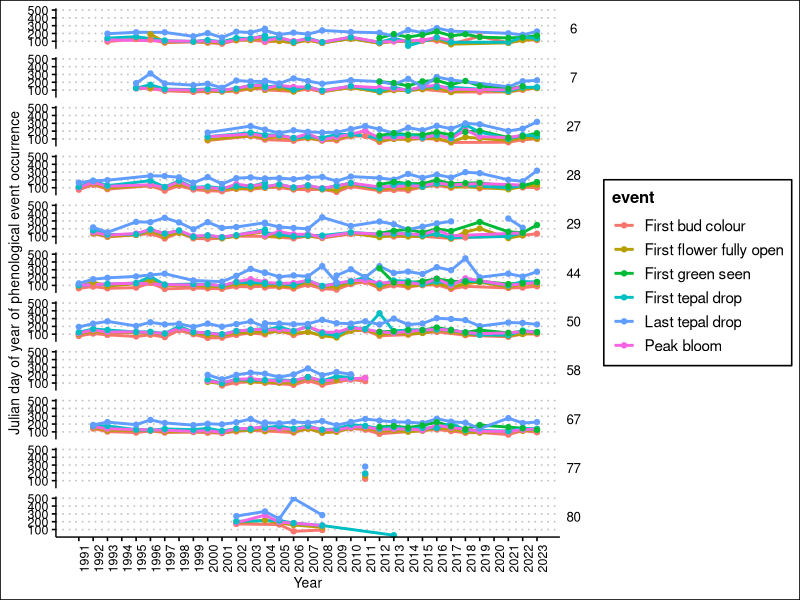
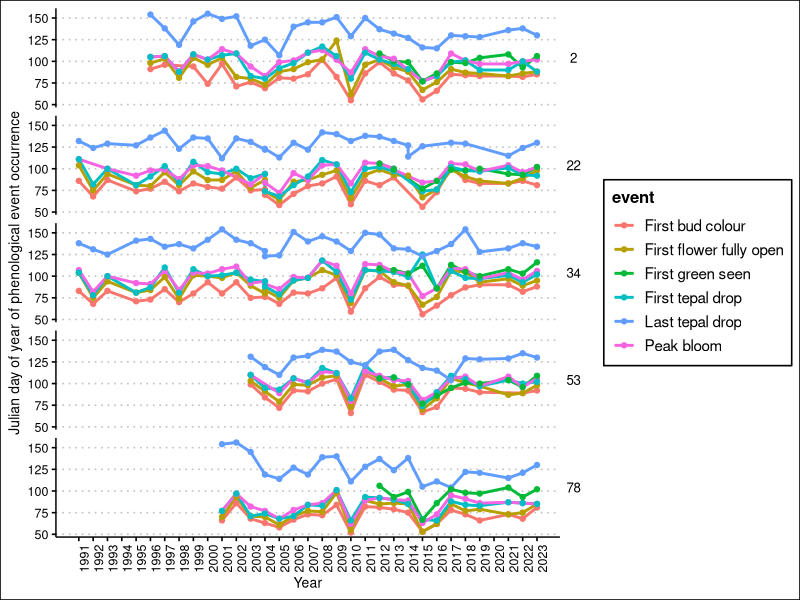
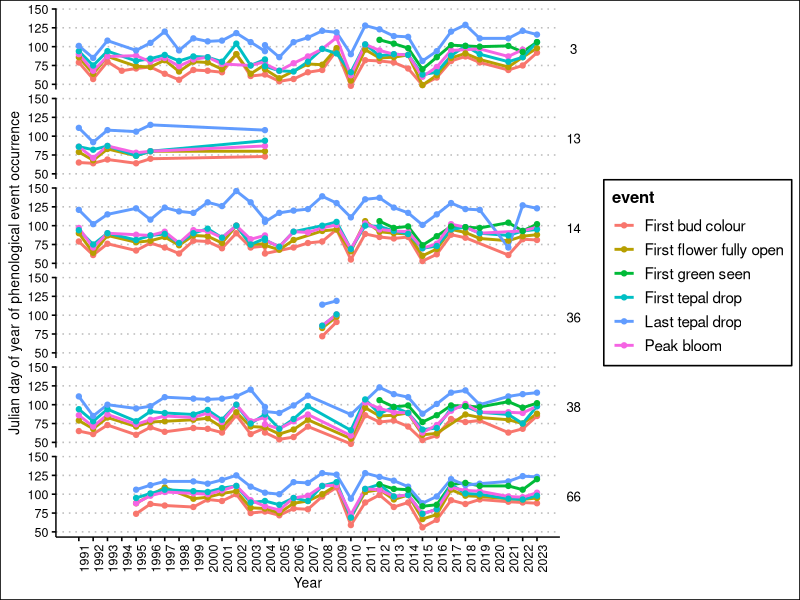
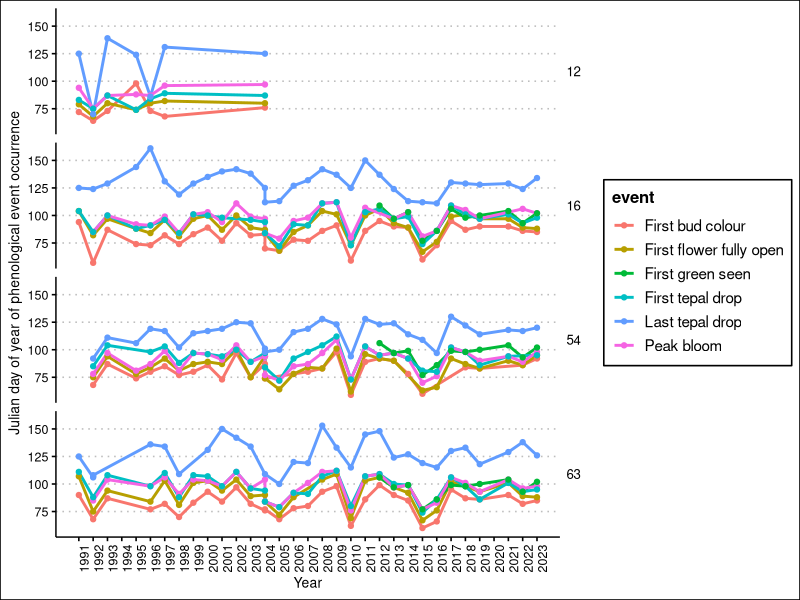
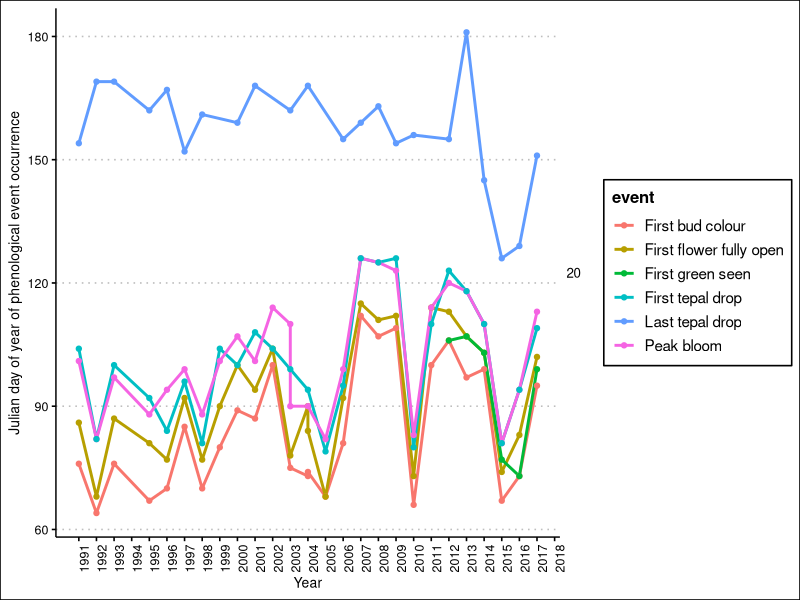
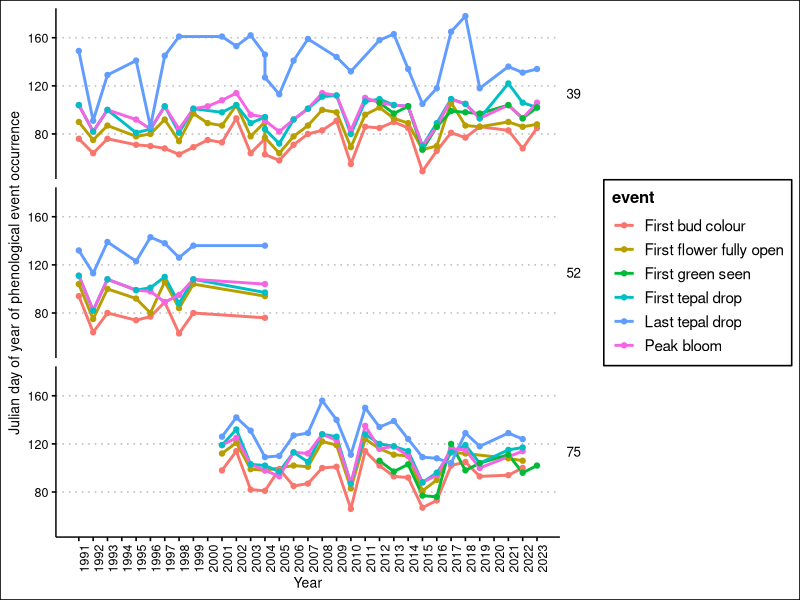
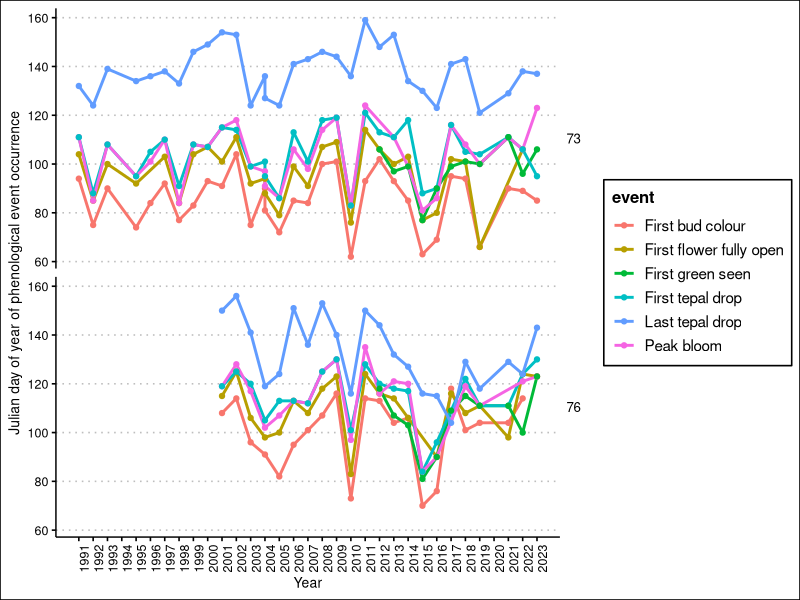
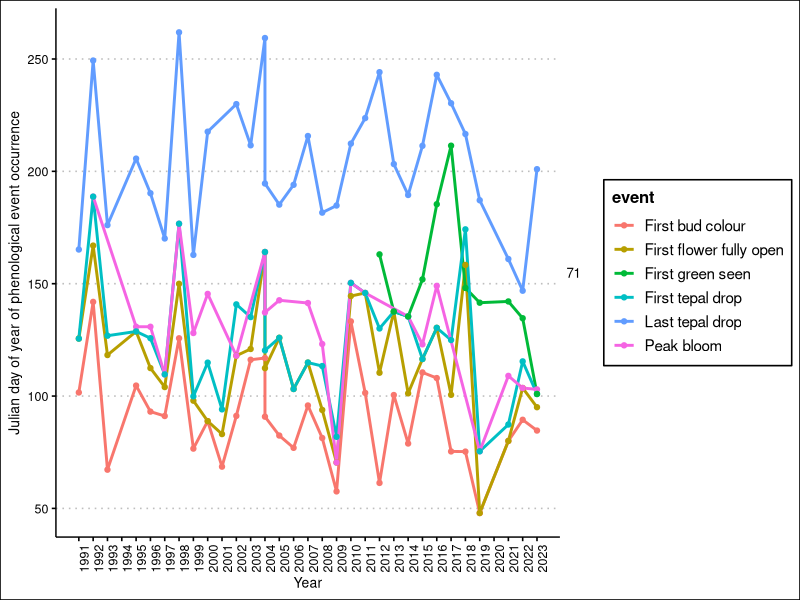

The R source for these figures, in order:
# <><><><><><><><><><><><><><><><><><><><><><><><><><><><><><><><><><><><><><><>
# 
# Magnolia modelling graphing of DOYs
# 
# Refurbished by Justin
# 17 October 2024
# 
# <><><><><><><><><><><><><><><><><><><><><><><><><><><><><><><><><><><><><><><>

library(tidyverse)
library(ggplot2)
library(ggthemes)

# getting data
plotd <- read_csv("analyses/input/magnoliaPlotting.csv")

# Plotting the beautiful magnolia phenological events by species over time

unique(plotd$spName)

plotd  %>%
  filter(grepl("campbellii",spName))%>%
  ggplot(aes(x = year,
             y = gdd,
             colour = event))+
  geom_line(linewidth = 1)+
  geom_point() +
  theme_clean()+
  labs(x = "Year",
       y = "Julian day of year of phenological event occurrence")+
  facet_grid(`Ref..No.` ~ .) +
  theme(strip.text.y.right = element_text(angle = 0)) +
  scale_x_continuous(labels = c(1991:2023), breaks = c(1991:2023)) +
  theme(axis.text.x = element_text(angle = 90),
        strip.text.x = element_text(face = "italic"))

plotd  %>%
  filter(grepl("sprengeri",spName))%>%
  ggplot(aes(x = year,
             y = DOY,
             colour = event))+
  geom_line(linewidth = 1)+
  geom_point() +
  theme_clean()+
  labs(x = "Year",
       y = "Julian day of year of phenological event occurrence")+
  facet_grid(`Ref..No.` ~ .) +
  theme(strip.text.y.right = element_text(angle = 0)) +
  scale_x_continuous(labels = c(1991:2023), breaks = c(1991:2023)) +
  theme(axis.text.x = element_text(angle = 90),
        strip.text.x = element_text(face = "italic"))

plotd  %>%
  filter(grepl("sargentiana",spName))%>%
  ggplot(aes(x = year,
             y = DOY,
             colour = event))+
  geom_line(linewidth = 1)+
  geom_point() +
  theme_clean()+
  labs(x = "Year",
       y = "Julian day of year of phenological event occurrence")+
  facet_grid(`Ref..No.` ~ .) +
  theme(strip.text.y.right = element_text(angle = 0)) +
  scale_x_continuous(labels = c(1991:2023), breaks = c(1991:2023)) +
  theme(axis.text.x = element_text(angle = 90),
        strip.text.x = element_text(face = "italic"))

plotd  %>%
  filter(grepl("dawsoniana",spName))%>%
  ggplot(aes(x = year,
             y = DOY,
             colour = event))+
  geom_line(linewidth = 1)+
  geom_point() +
  theme_clean()+
  labs(x = "Year",
       y = "Julian day of year of phenological event occurrence")+
  facet_grid(`Ref..No.` ~ .) +
  theme(strip.text.y.right = element_text(angle = 0)) +
  scale_x_continuous(labels = c(1991:2023), breaks = c(1991:2023)) +
  theme(axis.text.x = element_text(angle = 90),
        strip.text.x = element_text(face = "italic"))

plotd  %>%
  filter(grepl("stellata",spName))%>%
  ggplot(aes(x = year,
             y = DOY,
             colour = event))+
  geom_line(linewidth = 1)+
  geom_point() +
  theme_clean()+
  labs(x = "Year",
       y = "Julian day of year of phenological event occurrence")+
  facet_grid(`Ref..No.` ~ .) +
  theme(strip.text.y.right = element_text(angle = 0)) +
  scale_x_continuous(labels = c(1991:2023), breaks = c(1991:2023)) +
  theme(axis.text.x = element_text(angle = 90),
        strip.text.x = element_text(face = "italic"))

plotd  %>%
  filter(grepl("denudata",spName))%>%
  ggplot(aes(x = year,
             y = DOY,
             colour = event))+
  geom_line(linewidth = 1)+
  geom_point() +
  theme_clean()+
  labs(x = "Year",
       y = "Julian day of year of phenological event occurrence")+
  facet_grid(`Ref..No.` ~ .) +
  theme(strip.text.y.right = element_text(angle = 0)) +
  scale_x_continuous(labels = c(1991:2023), breaks = c(1991:2023)) +
  theme(axis.text.x = element_text(angle = 90),
        strip.text.x = element_text(face = "italic"))

plotd  %>%
  filter(grepl("cylindrica",spName))%>%
  ggplot(aes(x = year,
             y = DOY,
             colour = event))+
  geom_line(linewidth = 1)+
  geom_point() +
  theme_clean()+
  labs(x = "Year",
       y = "Julian day of year of phenological event occurrence")+
  facet_grid(`Ref..No.` ~ .) +
  theme(strip.text.y.right = element_text(angle = 0)) +
  scale_x_continuous(labels = c(1991:2023), breaks = c(1991:2023)) +
  theme(axis.text.x = element_text(angle = 90),
        strip.text.x = element_text(face = "italic"))

plotd  %>%
  filter(grepl("zenii",spName))%>%
  ggplot(aes(x = year,
             y = gdd,
             colour = event))+
  geom_line(linewidth = 1)+
  geom_point() +
  theme_clean()+
  labs(x = "Year",
       y = "Julian day of year of phenological event occurrence")+
  facet_grid(`Ref..No.` ~ .) +
  theme(strip.text.y.right = element_text(angle = 0)) +
  scale_x_continuous(labels = c(1991:2023), breaks = c(1991:2023)) +
  theme(axis.text.x = element_text(angle = 90),
        strip.text.x = element_text(face = "italic"))

  # Not pictured: amoena, conifera, sapaensis, biondii, maudiae, cavaleriei, chevalieri, laevifolia








